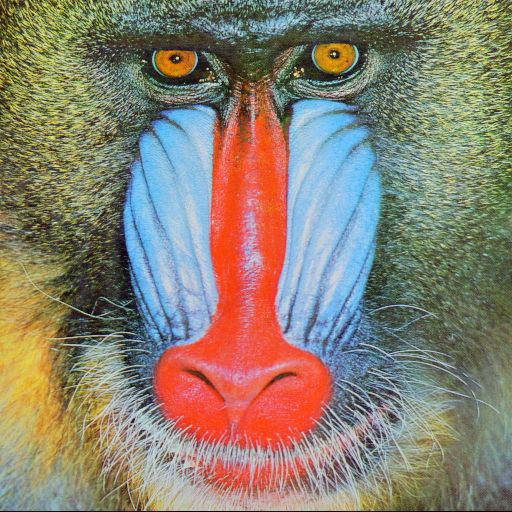
#> input picture OPENCV Warmup/mandrill.jpg, 512 x 512 px
$ python adaptthr.py
#> lines starting #> are read from the running program, lines starting #| are printed output that depends on the picture
import numpy as np
import cv2

def main():
    im = cv2.imread("mandrill.jpg")
#> im is the input picture: shape (512, 512, 3); mean B, G, R 113.2, 128.9, 137.4
    im = cv2.cvtColor(im,cv2.COLOR_BGR2GRAY)
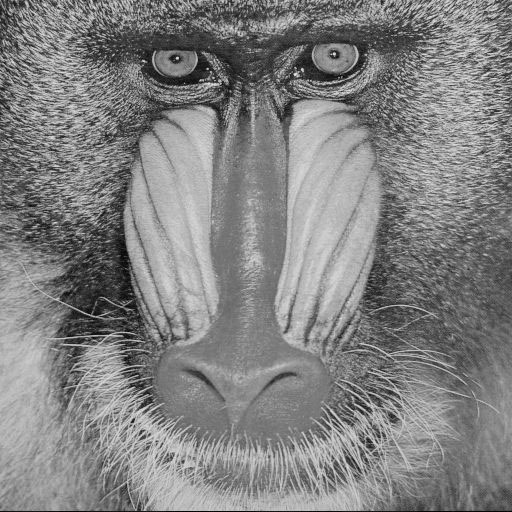
#> im: shape (512, 512); min 1, max 236, mean 129.6

    im = cv2.adaptiveThreshold(im,255,cv2.ADAPTIVE_THRESH_MEAN_C,cv2.THRESH_BINARY,7,4)
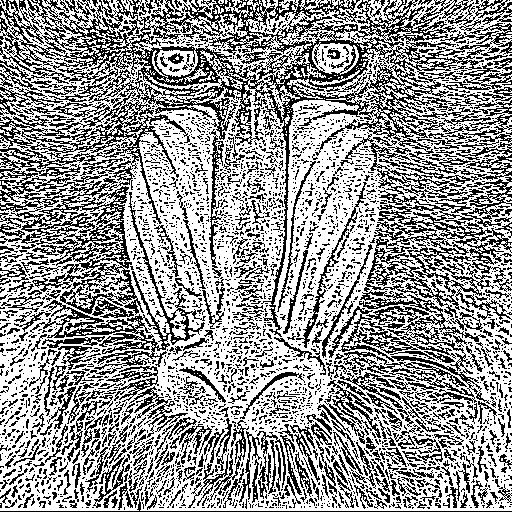
#> im: shape (512, 512); 59.8% white; black in thin lines or dots

    cv2.imshow("im",im)
    cv2.waitKey(0)
    cv2.imwrite("adaptthr.jpg",im)

if __name__ == "__main__":
    main()
